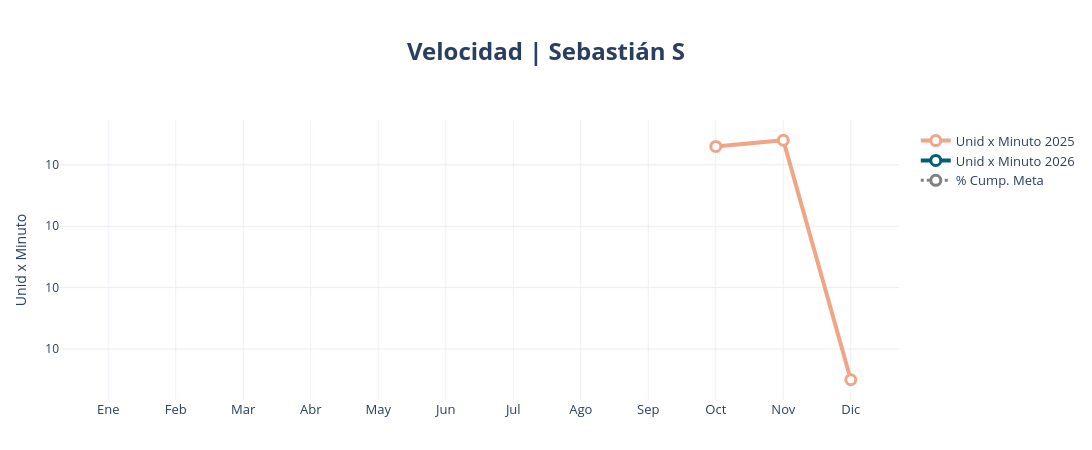

The notebook cell saved with this chart:
### Code cell
# grafico_comparativo(
#     df=df_vel,
#     titulo="Velocidad | Sebastián S",
#     value1="Unid x Minuto",
#     value2="CumpVeloc",
#     archivo_html="Velocidad_SebastianS.html"
# )

### Figure 1 — Plotly figure (JSON) as saved in the notebook; plotly's stock layout.template omitted (floating-point values rounded to 4 significant figures)
{"data": [{"line": {"color": "#efa686", "width": 4}, "marker": {"color": "white", "line": {"color": "#efa686", "width": 3}, "size": 10}, "mode": "lines+markers", "name": "Unid x Minuto 2025", "type": "scatter", "x": ["Ene", "Feb", "Mar", "Abr", "May", "Jun", "Jul", "Ago", "Sep", "Oct", "Nov", "Dic"], "y": [NaN, NaN, NaN, NaN, NaN, NaN, NaN, NaN, NaN, 12.63, 12.64, 12.25]}, {"line": {"color": "#006077", "width": 4}, "marker": {"color": "white", "line": {"color": "#006077", "width": 3}, "size": 10}, "mode": "lines+markers", "name": "Unid x Minuto 2026", "type": "scatter", "x": ["Ene", "Feb", "Mar", "Abr", "May", "Jun", "Jul", "Ago", "Sep", "Oct", "Nov", "Dic"], "y": [NaN, NaN, NaN, NaN, NaN, NaN, NaN, NaN, NaN, NaN, NaN, NaN]}, {"customdata": [NaN, NaN, NaN, NaN, NaN, NaN, NaN, NaN, NaN, NaN, NaN, NaN], "hovertemplate": "%{customdata:.1%}<extra></extra>", "line": {"color": "#808080", "dash": "dot", "width": 3}, "marker": {"color": "white", "line": {"color": "#808080", "width": 3}, "size": 10}, "mode": "lines+markers", "name": "% Cump. Meta", "type": "scatter", "x": ["Ene", "Feb", "Mar", "Abr", "May", "Jun", "Jul", "Ago", "Sep", "Oct", "Nov", "Dic"], "y": [NaN, NaN, NaN, NaN, NaN, NaN, NaN, NaN, NaN, NaN, NaN, NaN], "yaxis": "y2"}], "layout": {"height": 450, "hovermode": "x unified", "legend": {"font": {"size": 13}, "orientation": "v", "x": 1.02, "xanchor": "left", "y": 0.98, "yanchor": "top"}, "margin": {"b": 50, "l": 60, "r": 60, "t": 120}, "title": {"font": {"size": 24}, "text": "<b>Velocidad | Sebastián S</b>", "x": 0.5}, "width": 1226, "xaxis": {"tickfont": {"size": 13}}, "yaxis": {"gridcolor": "#ECECEC", "showgrid": true, "tickformat": ".0s", "title": {"text": "Unid x Minuto"}, "zeroline": false}, "yaxis2": {"overlaying": "y", "range": [-0.6, 0.3], "showgrid": false, "showticklabels": false, "side": "right", "ticks": "", "zeroline": false}}}
